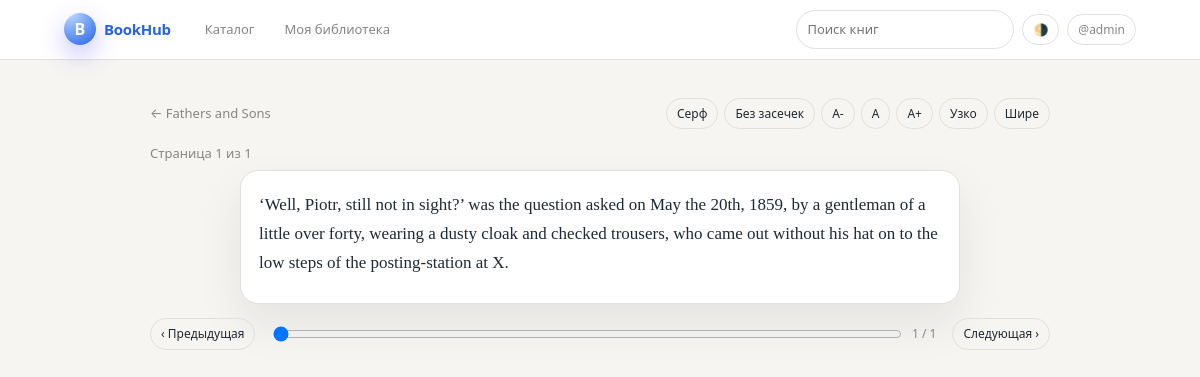
Page /books/12/read/ (signed in) on the committed database.
### core/models.py (models this page shows, shortened)
class Book(models.Model):
    title = models.CharField(max_length=250)
    description = models.TextField(blank=True)
    cover_url = models.URLField(blank=True)
    year = models.IntegerField(null=True, blank=True)
    authors = models.ManyToManyField(Author, related_name="books", blank=True)
    categories = models.ManyToManyField(
        Category,
        related_name="books",
        blank=True,
    )
    source = models.CharField(max_length=50, blank=True)
    source_id = models.CharField(max_length=120, blank=True)
    is_paid = models.BooleanField(default=False)
    price = models.DecimalField(max_digits=8, decimal_places=2, default=0)
    created_at = models.DateTimeField(auto_now_add=True)
    class Meta:
        ordering = ["-created_at", "title"]
        indexes = [
            models.Index(fields=["title"]),
            models.Index(fields=["source", "source_id"]),
            models.Index(fields=["is_paid"]),
        ]

class BookPage(models.Model):
    book = models.ForeignKey(Book, on_delete=models.CASCADE, related_name="pages")
    chapter = models.ForeignKey(
        BookChapter, on_delete=models.CASCADE, related_name="pages"
    )
    number = models.PositiveIntegerField()
    chapter_page_index = models.PositiveIntegerField()
    content = models.TextField()
    class Meta:
        ordering = ["book", "number"]
        unique_together = ("book", "number")
        indexes = [
            models.Index(fields=["book", "number"]),
            models.Index(fields=["chapter", "chapter_page_index"]),
        ]

### core/views.py (the view, shortened to what this page needs)
# urls.py: path("books/<int:pk>/read/", read_book, name="book_read"),
@login_required
def read_book(request, pk):
    book = get_object_or_404(Book, pk=pk)
    page_number = request.GET.get('page', 1)
    page = BookPage.objects.filter(book=book, number=page_number).first()
    return render(request, 'core/reader.html', {
        'book': book,
        'page': page,
        'page_number': int(page_number),
        'total_pages': BookPage.objects.filter(book=book).count()
    })

### core/templates/core/reader.html (shortened to what this page needs)
{% extends "core/base.html" %}
{% block content %}
<div class="bh-reader"
     data-bh-reader-base-url="{% url 'book_read' book.pk %}"
     data-bh-reader-page="{{ page_number }}"
     data-bh-reader-total="{{ total_pages }}">
    <div class="bh-reader-header">
        <div>
            <a href="{% url 'book_detail' book.pk %}" class="bh-text-muted">← {{ book.title }}</a>
        </div>
        <div class="bh-reader-controls">
            <button type="button" class="bh-btn bh-btn-ghost bh-btn-small" data-bh-reader-family="serif">
                Серф
            </button>
            <button type="button" class="bh-btn bh-btn-ghost bh-btn-small" data-bh-reader-family="sans">
                Без засечек
            </button>
            <button type="button" class="bh-btn bh-btn-ghost bh-btn-small" data-bh-reader-font="small">
                A-
            </button>
            <button type="button" class="bh-btn bh-btn-ghost bh-btn-small" data-bh-reader-font="medium">
                A
            </button>
            <button type="button" class="bh-btn bh-btn-ghost bh-btn-small" data-bh-reader-font="large">
                A+
            </button>
            <button type="button" class="bh-btn bh-btn-ghost bh-btn-small" data-bh-reader-width="narrow">
                Узко
            </button>
            <button type="button" class="bh-btn bh-btn-ghost bh-btn-small" data-bh-reader-width="wide">
                Шире
            </button>
        </div>
    </div>
    <div class="bh-text-muted" style="font-size:13px; margin-bottom:6px;">
        Страница {{ page_number }} из {{ total_pages }}
    </div>
    <article class="bh-reader-page">
        {{ page.content|linebreaksbr }}
    </article>
    <div class="bh-flex-row bh-flex-space-between bh-flex-gap-8" style="margin-top:4px;">
        <button type="button"
                class="bh-btn bh-btn-ghost bh-btn-small"
                data-bh-reader-nav="prev"
                {% if page_number <= 1 %}disabled{% endif %}>
            ‹ Предыдущая
        </button>
        <div style="flex:1; display:flex; align-items:center; gap:8px; margin-inline:8px;">
            <input type="range"
                   min="1"
                   max="{{ total_pages }}"
                   value="{{ page_number }}"
                   data-bh-reader-slider
                   style="flex:1;">
            <span class="bh-text-muted" style="font-size:12px;">
                {{ page_number }} / {{ total_pages }}
            </span>
        </div>
        <button type="button"
                class="bh-btn bh-btn-ghost bh-btn-small"
                data-bh-reader-nav="next"
                {% if page_number >= total_pages %}disabled{% endif %}>
            Следующая ›
        </button>
    </div>
</div>
{% endblock %}

### core/templates/core/base.html (shortened to what this page needs)
{% load static %}
<!doctype html>
<html lang="en" data-theme="light">
<head>
    <link rel="stylesheet" href="{% static 'core/css/app.css' %}">
</head>
<body>
    <header class="bh-navbar">
        <div class="bh-navbar-inner">
            <a href="{% url 'book_list' %}" class="bh-logo">
                <div class="bh-logo-mark">B</div>
                <span class="bh-logo-text">BookHub</span>
            </a>
            <nav class="bh-nav-links bh-desktop-only">
                <a href="{% url 'book_list' %}" class="bh-nav-link">Каталог</a>
                {% if user.is_authenticated %}
                <a href="{% url 'my_library' %}" class="bh-nav-link">Моя библиотека</a>
                {% endif %}
            </nav>
            <div class="bh-nav-right">
                <form method="get" action="{% url 'book_list' %}" class="bh-desktop-only">
                    <input class="bh-input" type="text" name="q" placeholder="Поиск книг"
                        value="{{ request.GET.q }}" data-bh-search
                        style="min-width:180px;">
                </form>
                <button type="button" class="bh-btn bh-btn-ghost bh-btn-small" data-bh-theme-toggle>
                    🌗
                </button>
                {% if user.is_authenticated %}
                <div class="bh-dropdown">
                    <button type="button" class="bh-btn bh-btn-ghost bh-btn-small" data-bh-dropdown-toggle>
                        <span class="bh-username">@{{ user.username }}</span>
                    </button>
                </div>
                {% else %}
                <a href="{% url 'login' %}" class="bh-btn bh-btn-ghost bh-btn-small">Войти</a>
                {% endif %}
            </div>
        </div>
    </header>
    <main class="bh-shell">
        {% block content %}{% endblock %}
    </main>
</body>
</html>

### rows in the picture
Book: title "Fathers and Sons"
BookPage: content "‘Well, Piotr, still not in sight?’ was the question asked on May the 20th, 1859, by a gentleman of a little over forty, wearing a dusty cloak and checked trousers, who came out without his hat on to the low steps of the posting-station at X."

### other values in the picture
{{ user.username }} "admin"
{{ page_number }} "1"
{{ total_pages }} "1"
